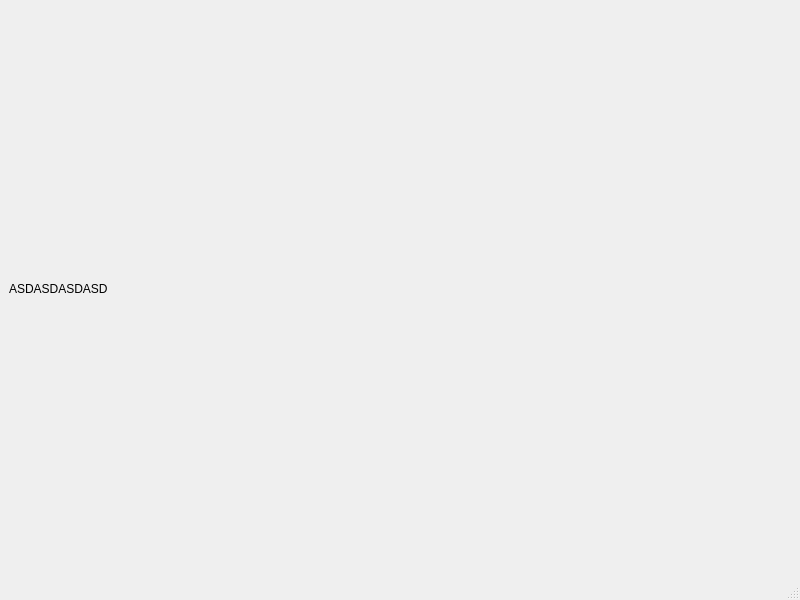
<?xml version="1.0" encoding="UTF-8"?>
<ui version="4.0">
 <class>MainWindow</class>
 <widget class="QMainWindow" name="MainWindow">
  <property name="geometry">
   <rect>
    <x>0</x>
    <y>0</y>
    <width>800</width>
    <height>600</height>
   </rect>
  </property>
  <property name="windowTitle">
   <string>MainWindow</string>
  </property>
  <widget class="QWidget" name="centralwidget">
   <layout class="QVBoxLayout" name="verticalLayout">
    <item>
     <widget class="QLabel" name="label">
      <property name="text">
       <string>ASDASDASDASD</string>
      </property>
     </widget>
    </item>
   </layout>
  </widget>
  <widget class="QMenuBar" name="menubar">
   <property name="geometry">
    <rect>
     <x>0</x>
     <y>0</y>
     <width>800</width>
     <height>19</height>
    </rect>
   </property>
  </widget>
  <widget class="QStatusBar" name="statusbar"/>
 </widget>
 <resources/>
 <connections/>
</ui>
